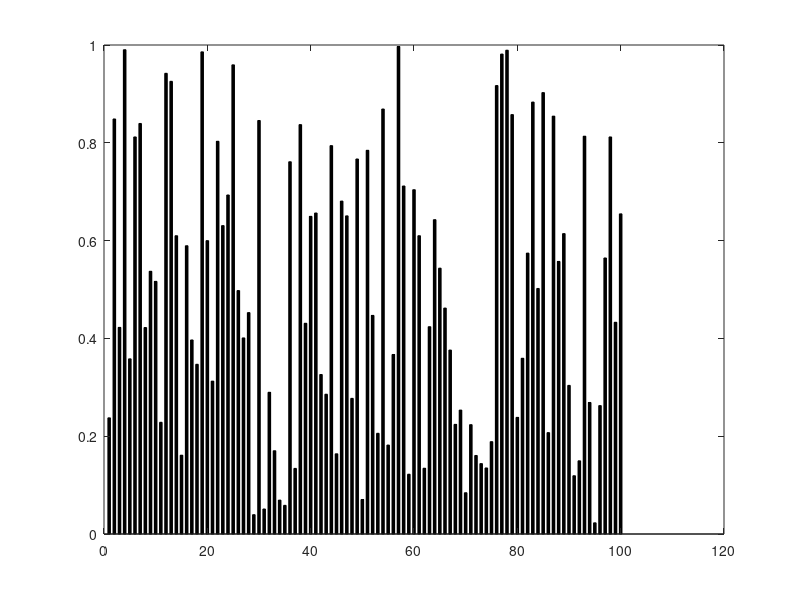

The MATLAB script that drew this image: (Note: this script raises an error after producing the figure.)
%冒泡排序
%速度设置 规模设置
t=0.001;
length1 = 100;

fig1 = figure("Name","popo");
%set(gca, 'position',[0.1,0.1,0.9,0.9]);
numbers = rand(length1,1);
bar1=bar(numbers,0.5,'k');
pause(1)
hold off;

for i = length1-1:-1:1
    bar1=bar(numbers,0.5,'k');
    bar1.FaceColor='flat';
    for j = 1:i
        if(numbers(j)>numbers(j+1))
            temp=numbers(j);
            numbers(j)=numbers(j+1);
            numbers(j+1)=temp;
            pause(10*t)
            bar1=bar(numbers,0.5,'k');
            bar1.FaceColor='flat';
            bar1.CData(j,:)=[0,1,0];
            bar1.CData(i+1,:)=[1,0,0];
            bar1.CData(j+1,:)=[0,1,0];
        end
        if(j>1)
            bar1.CData(j-1,:)=[0,0,0];
        end
        bar1.CData(j,:)=[0,1,0];
        pause(t);
    end
end

close all;